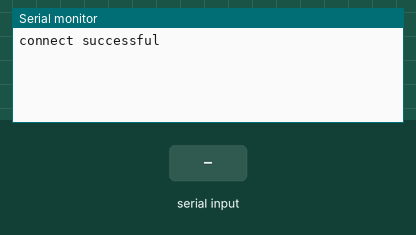
Bench run of a sketch on a simulated Arduino Uno, built with avr-gcc and run on an emulated ATmega328P. On the bench: the last lines printed to the serial monitor. The inputs (shaded band) are chosen by the test bench.

Above: at 1.2 s.
1.3 s: "90,45\n" received over Serial
At 4.0 s:
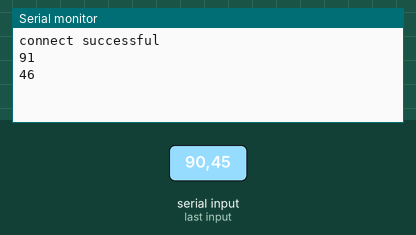
4.3 s: "30,150\n" received over Serial
At 6.2 s:
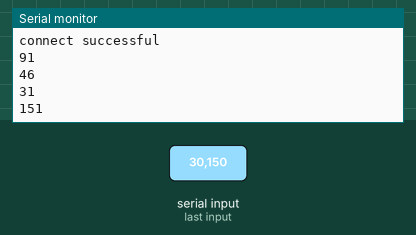
Timing chart, 0 to 7.7 s (numbered marks = the images above; inputs shaded):
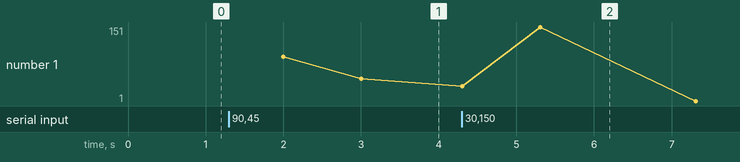

The sketch:

test1.ino
```cpp
int n = 0;
void setup() {
  // put your setup code here, to run once:
  Serial.begin(9600);
  Serial.println("connect successful");
}

void loop() {
  // put your main code here, to run repeatedly:

  if(Serial.available()){
    response(Serial.parseInt());
    Serial.flush();
  }
  //Serial.println(n);
  delay(1000);
  //n++;
}

void response( int i ) {
  Serial.println(i+1);
}
```

Measured:
- after the input at 1.3 s, the serial monitor: prints a new line after 0.70 s (image 1)
- after the input at 4.3 s, the serial monitor: prints a new line at once (image 2)
